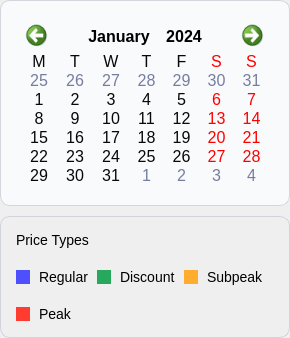
                   <widget class="QFrame" name="config_calendar_frame">
                    <property name="maximumSize">
                     <size>
                      <width>500</width>
                      <height>16777215</height>
                     </size>
                    </property>
                    <property name="frameShape">
                     <enum>QFrame::NoFrame</enum>
                    </property>
                    <property name="frameShadow">
                     <enum>QFrame::Raised</enum>
                    </property>
                    <layout class="QVBoxLayout" name="config_calendar_layout">
                     <property name="spacing">
                      <number>10</number>
                     </property>
                     <property name="leftMargin">
                      <number>0</number>
                     </property>
                     <property name="topMargin">
                      <number>0</number>
                     </property>
                     <property name="rightMargin">
                      <number>0</number>
                     </property>
                     <property name="bottomMargin">
                      <number>0</number>
                     </property>
                     <item>
                      <widget class="QFrame" name="config_calendar_frame2">
                       <property name="maximumSize">
                        <size>
                         <width>16777215</width>
                         <height>330</height>
                        </size>
                       </property>
                       <property name="styleSheet">
                        <string notr="true">.QFrame{
border: 0.5px solid rgba(181, 184, 199, 0.5);
background: #F9FAFB;
border-radius: 10px;
}
</string>
                       </property>
                       <property name="frameShape">
                        <enum>QFrame::NoFrame</enum>
                       </property>
                       <property name="frameShadow">
                        <enum>QFrame::Raised</enum>
                       </property>
                       <layout class="QVBoxLayout" name="config_calendar_layout2">
                        <property name="spacing">
                         <number>0</number>
                        </property>
                        <property name="leftMargin">
                         <number>20</number>
                        </property>
                        <property name="topMargin">
                         <number>20</number>
                        </property>
                        <property name="rightMargin">
                         <number>20</number>
                        </property>
                        <property name="bottomMargin">
                         <number>20</number>
                        </property>
                        <item>
                         <widget class="QCalendarWidget" name="config_calendar">
                          <property name="styleSheet">
                           <string notr="true">/* navigation bar */

#qt_calendar_calendarview {
    background-color: #F9FAFB;
    font: 16px;
}

#qt_calendar_yearedit {
    background-color: #F9FAFB;
}

QCalendarWidget QToolButton::menu-indicator#qt_calendar_monthbutton{
	background-color: transparent;
}

QCalendarWidget QWidget#qt_calendar_navigationbar { background-color: #F9FAFB;}
QCalendarWidget QToolButton {
	background-color: #F9FAFB;
	color: black;
	font-size: 16px;
	icon-size: 24px, 24px;
}

QCalendarWidget QToolButton:hover  {
	border: none
}

QCalendarWidget QToolButton:pressed {
	border: none
}

QCalendarWidget QToolButton#qt_calendar_prevmonth  {
	qproperty-icon: url(:/image/left_arrow_default.svg);
}

QCalendarWidget QToolButton#qt_calendar_nextmonth {
	qproperty-icon: url(:/image/right_arrow_default.svg);
}



/* header row */
QCalendarWidget QWidget { 
	alternate-background-color: #F9FAFB;
}

QCalendarWidget QMenu {
	font-size: 16px;
	background: #F9FAFB;
	padding-left: 15px;
    border: 0.5px solid rgba(181, 184, 199, 0.5);
	border-radius: 8px;
    color: #070808;
    selection-background-color: #F2F3F6;
	selection-color: #0915CC;
}
 
/* normal days */
QCalendarWidget QAbstractItemView:enabled 
{
	outline: 0;
	color: #070808;
	selection-background-color: #F9FAFB;
	selection-color: #070808;
}
 
/* days in other months */
QCalendarWidget QAbstractItemView:disabled { color: #757C9F;}</string>
                          </property>
                          <property name="selectionMode">
                           <enum>QCalendarWidget::NoSelection</enum>
                          </property>
                          <property name="horizontalHeaderFormat">
                           <enum>QCalendarWidget::SingleLetterDayNames</enum>
                          </property>
                          <property name="verticalHeaderFormat">
                           <enum>QCalendarWidget::NoVerticalHeader</enum>
                          </property>
                          <property name="navigationBarVisible">
                           <bool>true</bool>
                          </property>
                          <property name="dateEditEnabled">
                           <bool>false</bool>
                          </property>
                         </widget>
                        </item>
                       </layout>
                      </widget>
                     </item>
                     <item alignment="Qt::AlignTop">
                      <widget class="QFrame" name="config_price_type_frame">
                       <property name="styleSheet">
                        <string notr="true">.QFrame {
	border: 0.5px solid rgba(181, 184, 199, 0.5);
	border-radius: 10px;
}

QLabel {
	font-size: 14px;
	color: #000000;
}</string>
                       </property>
                       <property name="frameShape">
                        <enum>QFrame::NoFrame</enum>
                       </property>
                       <property name="frameShadow">
                        <enum>QFrame::Raised</enum>
                       </property>
                       <layout class="QVBoxLayout" name="config_price_type_layout">
                        <property name="leftMargin">
                         <number>15</number>
                        </property>
                        <property name="topMargin">
                         <number>15</number>
                        </property>
                        <property name="rightMargin">
                         <number>25</number>
                        </property>
                        <property name="bottomMargin">
                         <number>15</number>
                        </property>
                        <item>
                         <widget class="QLabel" name="config_price_type">
                          <property name="text">
                           <string>Price Types</string>
                          </property>
                         </widget>
                        </item>
                        <item alignment="Qt::AlignLeft">
                         <widget class="QFrame" name="config_price_type_frame_2">
                          <property name="styleSheet">
                           <string notr="true">border: none;</string>
                          </property>
                          <property name="frameShape">
                           <enum>QFrame::NoFrame</enum>
                          </property>
                          <property name="frameShadow">
                           <enum>QFrame::Raised</enum>
                          </property>
                          <layout class="QHBoxLayout" name="config_price_type_layout_2">
                           <property name="spacing">
                            <number>9</number>
                           </property>
                           <property name="leftMargin">
                            <number>0</number>
                           </property>
                           <property name="topMargin">
                            <number>15</number>
                           </property>
                           <property name="rightMargin">
                            <number>0</number>
                           </property>
                           <property name="bottomMargin">
                            <number>15</number>
                           </property>
                           <item>
                            <widget class="QLabel" name="config_blue_color">
                             <property name="minimumSize">
                              <size>
                               <width>14</width>
                               <height>14</height>
                              </size>
                             </property>
                             <property name="maximumSize">
                              <size>
                               <width>14</width>
                               <height>14</height>
                              </size>
                             </property>
                             <property name="styleSheet">
                              <string notr="true">background-color: #4E50FF;</string>
                             </property>
                             <property name="text">
                              <string/>
                             </property>
                            </widget>
                           </item>
                           <item>
                            <widget class="QLabel" name="config_blue_label">
                             <property name="styleSheet">
                              <string notr="true"/>
                             </property>
                             <property name="text">
                              <string>Regular</string>
                             </property>
                            </widget>
                           </item>
                           <item>
                            <widget class="QLabel" name="config_green_color">
                             <property name="minimumSize">
                              <size>
                               <width>14</width>
                               <height>14</height>
                              </size>
                             </property>
                             <property name="maximumSize">
                              <size>
                               <width>14</width>
                               <height>14</height>
                              </size>
                             </property>
                             <property name="styleSheet">
                              <string notr="true">background: #26A95D;</string>
                             </property>
                             <property name="text">
                              <string/>
                             </property>
                            </widget>
                           </item>
                           <item>
                            <widget class="QLabel" name="config_green_label">
                             <property name="text">
                              <string>Discount</string>
                             </property>
                            </widget>
                           </item>
                           <item>
                            <widget class="QLabel" name="config_yellow_color">
                             <property name="minimumSize">
                              <size>
                               <width>14</width>
                               <height>14</height>
                              </size>
                             </property>
                             <property name="maximumSize">
                              <size>
                               <width>14</width>
                               <height>14</height>
                              </size>
                             </property>
                             <property name="styleSheet">
                              <string notr="true">background: #FFAC2F;</string>
                             </property>
                             <property name="text">
                              <string/>
                             </property>
                            </widget>
                           </item>
                           <item>
                            <widget class="QLabel" name="config_yellow_label">
                             <property name="text">
                              <string>Subpeak</string>
                             </property>
                            </widget>
                           </item>
                          </layout>
                         </widget>
                        </item>
                        <item>
                         <widget class="QFrame" name="config_price_type_frame_3">
                          <property name="styleSheet">
                           <string notr="true">border: none;</string>
                          </property>
                          <property name="frameShape">
                           <enum>QFrame::NoFrame</enum>
                          </property>
                          <property name="frameShadow">
                           <enum>QFrame::Raised</enum>
                          </property>
                          <layout class="QHBoxLayout" name="config_price_type_layout_3">
                           <property name="spacing">
                            <number>9</number>
                           </property>
                           <property name="leftMargin">
                            <number>0</number>
                           </property>
                           <property name="topMargin">
                            <number>0</number>
                           </property>
                           <property name="rightMargin">
                            <number>0</number>
                           </property>
                           <property name="bottomMargin">
                            <number>0</number>
                           </property>
                           <item>
                            <widget class="QLabel" name="config_red_color">
                             <property name="minimumSize">
                              <size>
                               <width>14</width>
                               <height>14</height>
                              </size>
                             </property>
                             <property name="maximumSize">
                              <size>
                               <width>14</width>
                               <height>14</height>
                              </size>
                             </property>
                             <property name="styleSheet">
                              <string notr="true">background: #FF3C2F;</string>
                             </property>
                             <property name="text">
                              <string/>
                             </property>
                            </widget>
                           </item>
                           <item>
                            <widget class="QLabel" name="config_red_label">
                             <property name="text">
                              <string>Peak</string>
                             </property>
                            </widget>
                           </item>
                          </layout>
                         </widget>
                        </item>
                       </layout>
                      </widget>
                     </item>
                    </layout>
                   </widget>
